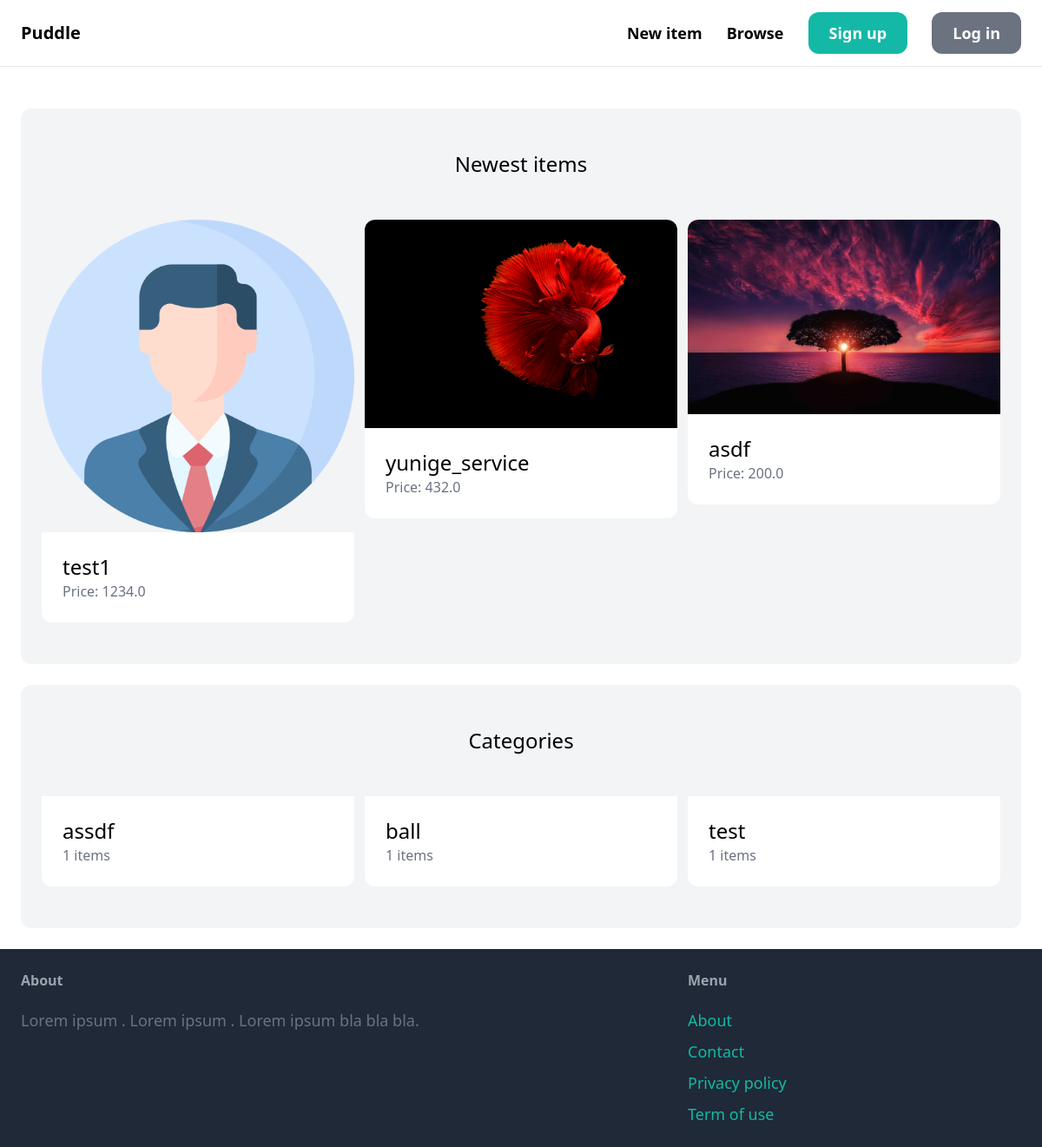
The page / on the database its author committed.
### item/models.py (models this page shows, shortened)
class Item(models.Model):
    category = models.ForeignKey(Category, related_name='items', on_delete=models.CASCADE)
    name = models.CharField(max_length=255)
    description = models.TextField(blank=True, null=True)
    price = models.FloatField()
    image = models.ImageField(upload_to='item_images', blank=True, null=True)
    is_sold = models.BooleanField(default=False)
    created_by = models.ForeignKey(User, related_name='items', on_delete=models.CASCADE)
    created_at = models.DateTimeField(auto_now_add=True)

class Category(models.Model):
    name = models.CharField(max_length=255)
    class Meta:
        ordering = ('name',)
        verbose_name_plural = 'Categories'

### core/views.py (the view)
# urls.py: path('', views.index, name='index'),
def index(request):
    items = Item.objects.filter(is_sold=False)[0:6]
    categories = Category.objects.all()
    return render(request, 'core/index.html', {
        'categories': categories,
        'items': items,
    })

### core/templates/core/index.html (shortened to what this page needs)
{% extends 'core/base.html' %}
{% block content %}
<div class="mt-6 px-6 py-12 bg-gray-100 rounded-xl">
    <h2 class="mb-12 text-2xl text-center">Newest items</h2>
    <div class="grid grid-cols-3 gap-3">
        {% for item in items %}
        <div>
            <a href="{% url 'item:detail' item.id %}">
                <div>
                    <img src="{{ item.image.url }}" class="rounded-t-xl">
                </div>
                <div class="p-6 bg-white rounded-b-xl">
                    <h2 class="text-2xl">{{ item.name }}</h2>
                    <p class="text-gray-500">Price: {{ item.price }}</p>
                </div>
            </a>
        </div>
        {% endfor %}
    </div>
</div>
<div class="mt-6 px-6 py-12 bg-gray-100 rounded-xl">
    <h2 class="mb-12 text-2xl text-center">Categories</h2>
    <div class="grid grid-cols-3 gap-3">
        {% for category in categories %}
                <div>
                    <a href="#">
                        <div class="p-6 bg-white rounded-b-xl">
                            <h2 class="text-2xl">{{ category.name }}</h2>
                            <p class="text-gray-500">{{ category.items.count }} items</p>
                        </div>
                    </a>
                </div>
            {% endfor %}
    </div>
</div>
{% endblock %}

### core/templates/core/base.html (shortened to what this page needs)
<!DOCTYPE html>
<html>
    <head>
        <script src="https://cdn.tailwindcss.com"></script>
    </head>
    <body>
        <nav class="py-6 px-6 flex justify-between items-center border-b border-gray-200">
            <a href="/" class="text-xl font-semibold">Puddle</a>
            <div class="space-x-6">
                <a href="{% url 'item:new' %}" class="text-lg font-semibold hover:text-gray-500">New item</a>
                <a href="{% url 'item:items' %}" class="text-lg font-semibold hover:text-gray-500">Browse</a>
                {% if request.user.is_authenticated %}
                    <a href="{% url 'conversation:inbox' %}" class="px-6 py-3 text-lg font-semibold bg-teal-500 text-white rounded-xl hover:bg-teal-700">Inbox</a>
                    <a href="{% url 'dashboard:index' %}" class="px-6 py-3 text-lg font-semibold bg-gray-500 text-white rounded-xl hover:bg-gray-700">Dashboard</a>
                {% else %}
                    <a href="{% url 'core:signup' %}" class="px-6 py-3 text-lg font-semibold bg-teal-500 text-white rounded-xl hover:bg-teal-700">Sign up</a>
                    <a href="{% url 'core:login' %}" class="px-6 py-3 text-lg font-semibold bg-gray-500 text-white rounded-xl hover:bg-gray-700">Log in</a>
                {% endif %}
            </div>
        </nav>
        <div class="px-6 py-6">
            {% block content %}
            {% endblock %}
        </div>
        <footer class="py-6 px-6 flex justify-between bg-gray-800">
            <div class="w-2/3 pr-10">
                <h3 class="mb-5 font-semibold text-gray-400">About</h3>
                <p class="text-lg text-gray-500">Lorem ipsum . Lorem ipsum . Lorem ipsum bla bla bla.</p>
            </div>
            <div class="w-1/3">
                <h3 class="mb-5 font-semibold text-gray-400">Menu</h3>
                <ul class="space-y-2">
                    <li><a href="#" class="text-lg text-teal-500 hover:text-teal-700">About</a></li>
                    <li><a href="{% url 'core:contact' %}" class="text-lg text-teal-500 hover:text-teal-700">Contact</a></li>
                    <li><a href="#" class="text-lg text-teal-500 hover:text-teal-700">Privacy policy</a></li>
                    <li><a href="#" class="text-lg text-teal-500 hover:text-teal-700">Term of use</a></li>
                </ul>
            </div>
        </footer>
    </body>
</html>

### rows shown on the page
Item: image (picture), name "test1", price "1234.0"
Item: image (picture), name "yunige_service", price "432.0"
Item: image (picture), name "asdf", price "200.0"
Category: name "assdf", items.count "1"
Category: name "ball", items.count "1"
Category: name "test", items.count "1"
